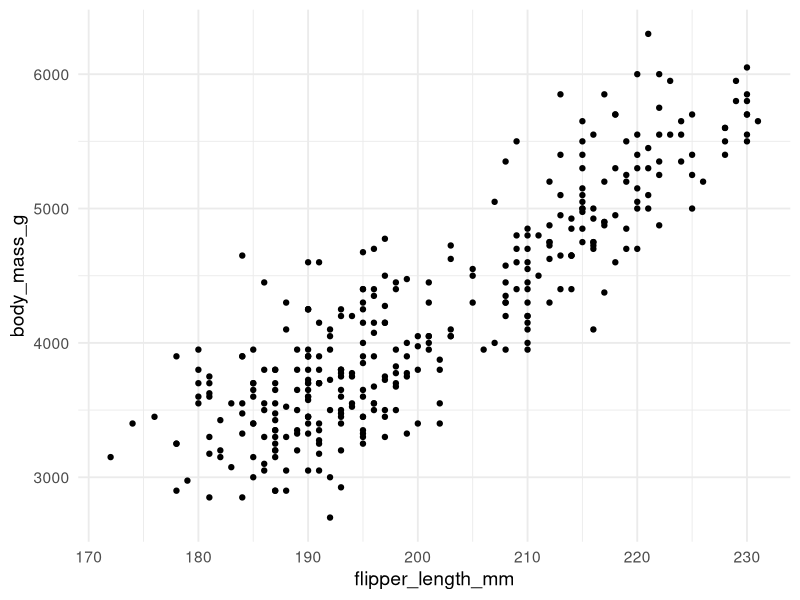
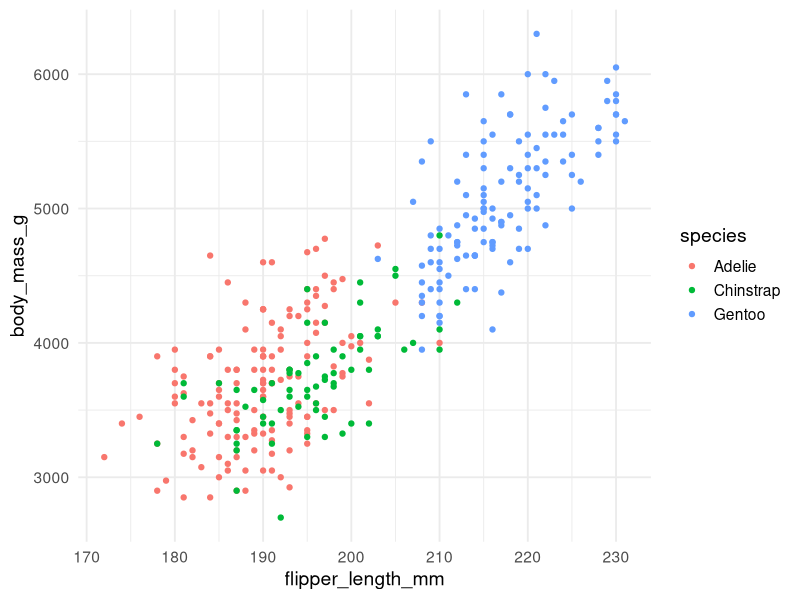
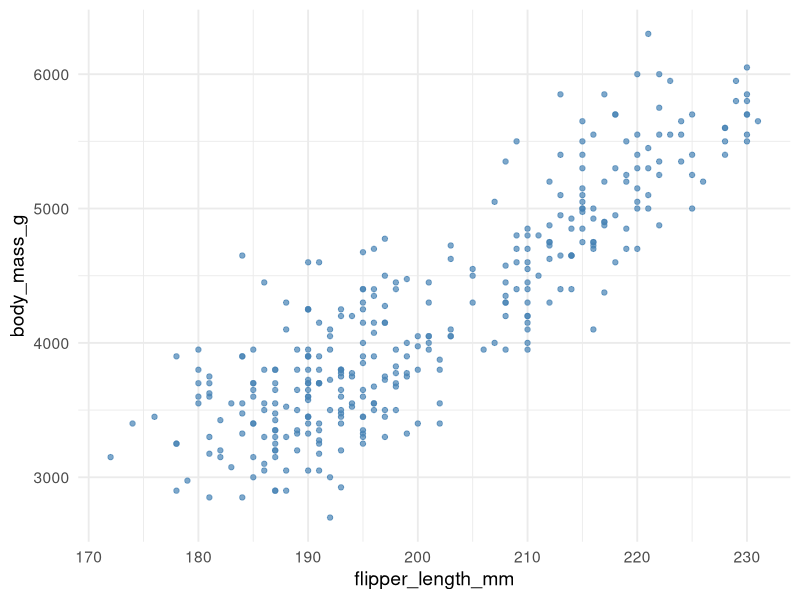
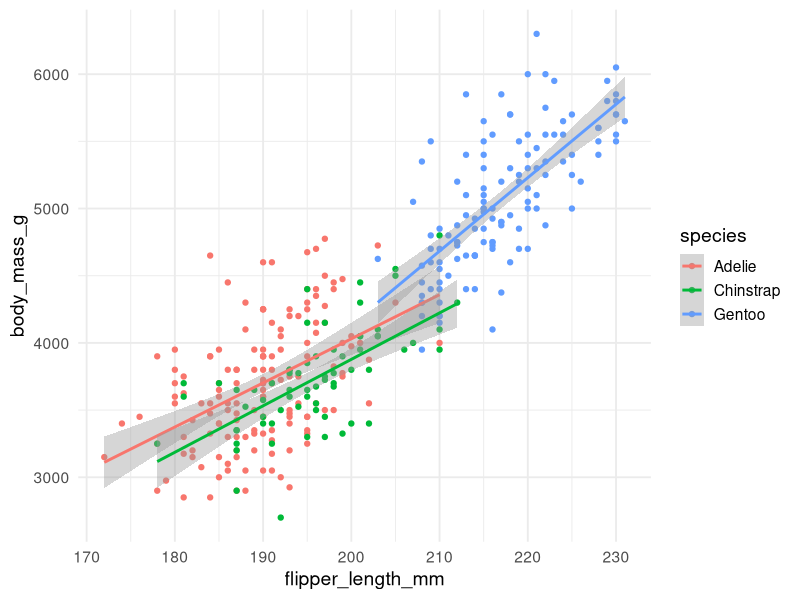
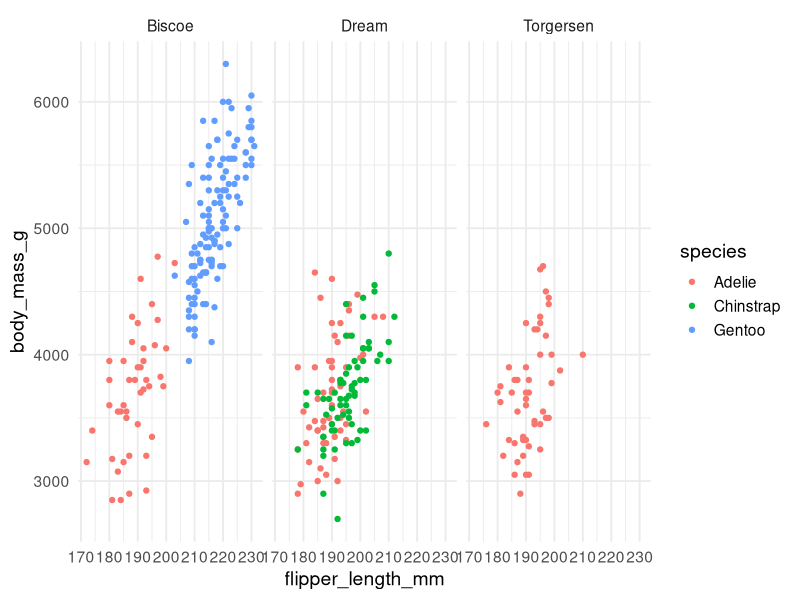
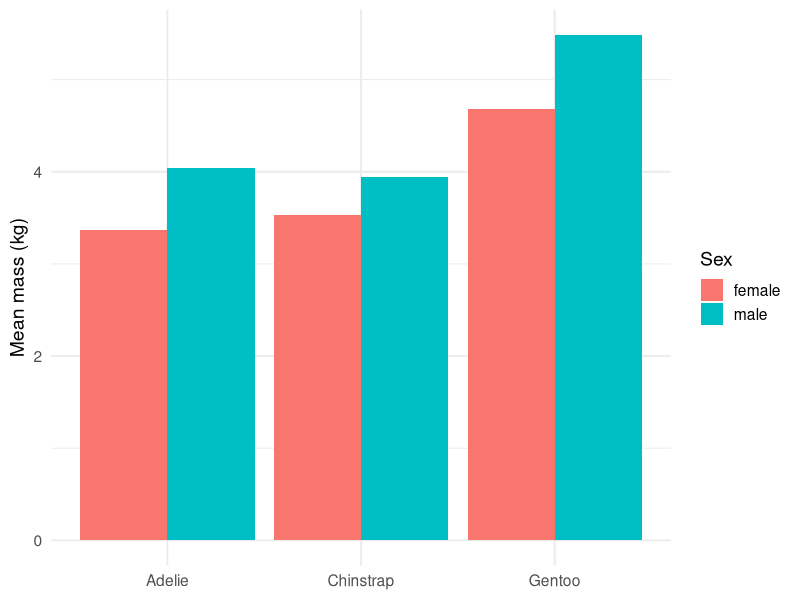

R code for these plots, in order:
## ---- chunk 1
#| label: setup
#| include: false
library(tidyverse)
library(palmerpenguins)
theme_set(theme_minimal(base_size = 14))
options(pillar.print_max = 6, pillar.print_min = 6)
## ---- chunk 2
seq(from = 1, to = 10, by = 2)
## ---- chunk 3
penguins
## ---- chunk 4
glimpse(penguins)
## ---- chunk 5
counts_wide <- tribble(
  ~site,   ~Adelie, ~Gentoo, ~Chinstrap,
  "North",      12,      30,          5,
  "South",      18,      22,          9
)
counts_wide
## ---- chunk 6
#| code-line-numbers: "2-5"
counts_long <- counts_wide |>
  pivot_longer(
    cols      = -site,
    names_to  = "species",
    values_to = "count"
  )
counts_long
## ---- chunk 7
penguins |>
  filter(species == "Adelie", body_mass_g > 4000)
## ---- chunk 8
penguins |>
  arrange(desc(body_mass_g)) |>
  select(species, body_mass_g)
## ---- chunk 9
penguins |>
  select(species, island, sex)
## ---- chunk 10
#| code-line-numbers: "2-3"
penguins |>
  mutate(
    mass_kg    = body_mass_g / 1000,
    bill_ratio = bill_length_mm / bill_depth_mm
  ) |>
  select(species, mass_kg, bill_ratio)
## ---- chunk 11
penguins |>
  group_by(species, sex) |>
  summarise(
    n         = n(),
    mean_mass = mean(body_mass_g, na.rm = TRUE),
    sd_mass   = sd(body_mass_g, na.rm = TRUE),
    .groups   = "drop"
  )
## ---- chunk 12
#| label: first-plot
#| output-location: column-fragment
#| fig-width: 5.4
#| fig-height: 4.6
ggplot(
  data = penguins,
  mapping = aes(x = flipper_length_mm,
                y = body_mass_g)
) +
  geom_point()
## ---- chunk 13
#| label: colour-plot
#| output-location: column-fragment
#| fig-width: 5.4
#| fig-height: 4.6
#| code-line-numbers: "4"
ggplot(
  penguins,
  aes(x = flipper_length_mm,
      y = body_mass_g,
      colour = species)
) +
  geom_point()
## ---- chunk 14
#| label: set-aes
#| output-location: column-fragment
#| fig-width: 5.4
#| fig-height: 4.6
#| code-line-numbers: "2"
ggplot(penguins, aes(flipper_length_mm, body_mass_g)) +
  geom_point(colour = "steelblue", alpha = 0.7)
## ---- chunk 15
#| label: smooth-plot
#| output-location: column-fragment
#| fig-width: 5.4
#| fig-height: 4.6
#| code-line-numbers: "7"
ggplot(
  penguins,
  aes(x = flipper_length_mm,
      y = body_mass_g,
      colour = species)
) +
  geom_point() +
  geom_smooth(method = "lm")
## ---- chunk 16
#| label: facet
#| fig-width: 9
#| fig-height: 3.6
ggplot(penguins, aes(flipper_length_mm, body_mass_g, colour = species)) +
  geom_point() +
  facet_wrap(~ island)
## ---- chunk 17
#| label: capstone
#| fig-width: 8
#| fig-height: 3.3
penguins |>                                   # import (loaded earlier)
  filter(!is.na(body_mass_g), !is.na(sex)) |> # transform: drop missing
  mutate(mass_kg = body_mass_g / 1000) |>     # transform: derive variable
  group_by(species, sex) |>                   # transform: group
  summarise(mean_kg = mean(mass_kg), .groups = "drop") |>
  ggplot(aes(species, mean_kg, fill = sex)) + # visualise
  geom_col(position = "dodge") +
  labs(x = NULL, y = "Mean mass (kg)", fill = "Sex")
